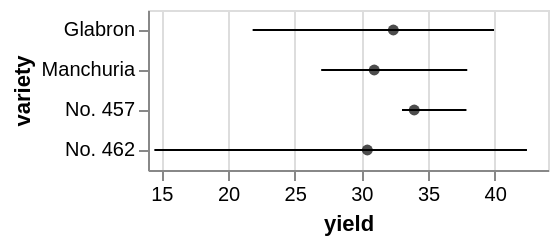

Describe this chart as a Vega-Lite specification.
### Vega specification from a JSON file in a GitHub repository (floating-point values rounded to 4 significant figures)
{"$schema": "https://vega.github.io/schema/vega/v4.json", "autosize": "pad", "padding": 5, "width": 200, "style": "cell", "data": [{"name": "source_0", "values": [{"yield_error": 7.552, "yield_error2": -10.55, "yield_center": 32.4, "variety": "Glabron"}, {"yield_error": 6.978, "yield_error2": -3.978, "yield_center": 30.97, "variety": "Manchuria"}, {"yield_error": 3.917, "yield_error2": -0.9167, "yield_center": 33.97, "variety": "No. 457"}, {"yield_error": 11.97, "yield_error2": -15.97, "yield_center": 30.45, "variety": "No. 462"}]}, {"name": "data_1", "source": "source_0", "transform": [{"type": "formula", "expr": "datum.yield_center + datum.yield_error", "as": "upper_yield_center"}, {"type": "formula", "expr": "datum.yield_center + datum.yield_error2", "as": "lower_yield_center"}]}], "signals": [{"name": "y_step", "value": 20}, {"name": "height", "update": "bandspace(domain('y').length, 0, 0) * y_step"}], "marks": [{"name": "layer_0_layer_0_marks", "type": "rule", "style": ["rule", "errorbar-rule"], "from": {"data": "data_1"}, "encode": {"update": {"stroke": [{"test": "datum[\"lower_yield_center\"] === null || isNaN(datum[\"lower_yield_center\"])", "value": null}, {"value": "black"}], "tooltip": {"signal": "{\"yield\": format(datum[\"lower_yield_center\"], \"\"), \"upper_yield_center\": format(datum[\"upper_yield_center\"], \"\"), \"variety\": ''+datum[\"variety\"]}"}, "x": {"scale": "x", "field": "lower_yield_center"}, "y": {"scale": "y", "field": "variety", "band": 0.5}, "x2": {"scale": "x", "field": "upper_yield_center"}}}}, {"name": "layer_1_marks", "type": "symbol", "style": ["point"], "from": {"data": "source_0"}, "encode": {"update": {"opacity": {"value": 0.7}, "fill": [{"test": "datum[\"yield_center\"] === null || isNaN(datum[\"yield_center\"])", "value": null}, {"value": "black"}], "tooltip": {"signal": "{\"yield_center\": format(datum[\"yield_center\"], \"\"), \"variety\": ''+datum[\"variety\"]}"}, "x": {"scale": "x", "field": "yield_center"}, "y": {"scale": "y", "field": "variety", "band": 0.5}}}}], "scales": [{"name": "x", "type": "linear", "domain": {"fields": [{"data": "data_1", "field": "lower_yield_center"}, {"data": "data_1", "field": "upper_yield_center"}, {"data": "source_0", "field": "yield_center"}]}, "range": [0, {"signal": "width"}], "zero": false, "nice": true}, {"name": "y", "type": "band", "domain": {"fields": [{"data": "data_1", "field": "variety"}, {"data": "source_0", "field": "variety"}], "sort": true}, "range": {"step": {"signal": "y_step"}}, "paddingInner": 0, "paddingOuter": 0}], "axes": [{"scale": "x", "orient": "bottom", "grid": false, "title": "yield", "labelFlush": true, "labelOverlap": true, "tickCount": {"signal": "floor(width/40) + 1"}, "zindex": 1}, {"scale": "x", "orient": "bottom", "gridScale": "y", "grid": true, "tickCount": {"signal": "floor(width/40) + 1"}, "domain": false, "labels": false, "maxExtent": 0, "minExtent": 0, "ticks": false, "zindex": 0}, {"scale": "y", "orient": "left", "grid": false, "title": "variety", "labelOverlap": true, "zindex": 1}], "config": {"axisY": {"minExtent": 30}}}
